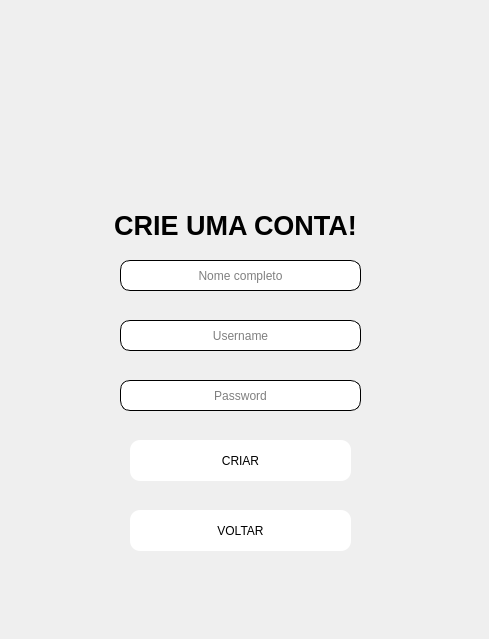
<?xml version="1.0" encoding="UTF-8"?>
<ui version="4.0">
 <class>telaCadastro</class>
 <widget class="QWidget" name="telaCadastro">
  <property name="geometry">
   <rect>
    <x>0</x>
    <y>0</y>
    <width>489</width>
    <height>639</height>
   </rect>
  </property>
  <property name="windowTitle">
   <string>Cadastro</string>
  </property>
  <widget class="QLabel" name="label">
   <property name="geometry">
    <rect>
     <x>-10</x>
     <y>0</y>
     <width>521</width>
     <height>161</height>
    </rect>
   </property>
   <property name="text">
    <string/>
   </property>
   <property name="pixmap">
    <pixmap>Logo.png</pixmap>
   </property>
  </widget>
  <widget class="QLabel" name="label_4">
   <property name="geometry">
    <rect>
     <x>110</x>
     <y>190</y>
     <width>251</width>
     <height>71</height>
    </rect>
   </property>
   <property name="font">
    <font>
     <family>MS Shell Dlg 2</family>
     <pointsize>20</pointsize>
     <weight>75</weight>
     <bold>true</bold>
    </font>
   </property>
   <property name="styleSheet">
    <string notr="true"/>
   </property>
   <property name="frameShape">
    <enum>QFrame::NoFrame</enum>
   </property>
   <property name="frameShadow">
    <enum>QFrame::Plain</enum>
   </property>
   <property name="text">
    <string>CRIE UMA CONTA!</string>
   </property>
   <property name="alignment">
    <set>Qt::AlignCenter</set>
   </property>
   <property name="textInteractionFlags">
    <set>Qt::NoTextInteraction</set>
   </property>
  </widget>
  <widget class="QLineEdit" name="inputCUsername">
   <property name="geometry">
    <rect>
     <x>120</x>
     <y>320</y>
     <width>241</width>
     <height>31</height>
    </rect>
   </property>
   <property name="font">
    <font>
     <strikeout>false</strikeout>
    </font>
   </property>
   <property name="styleSheet">
    <string notr="true">background-color: rgb(255, 255, 255);
border-radius: 10px;
border-style: outset;
border-width: 1px;
</string>
   </property>
   <property name="text">
    <string/>
   </property>
   <property name="echoMode">
    <enum>QLineEdit::Normal</enum>
   </property>
   <property name="cursorPosition">
    <number>0</number>
   </property>
   <property name="alignment">
    <set>Qt::AlignCenter</set>
   </property>
   <property name="placeholderText">
    <string>Username</string>
   </property>
  </widget>
  <widget class="QLineEdit" name="inputCPassword">
   <property name="geometry">
    <rect>
     <x>120</x>
     <y>380</y>
     <width>241</width>
     <height>31</height>
    </rect>
   </property>
   <property name="font">
    <font>
     <strikeout>false</strikeout>
    </font>
   </property>
   <property name="styleSheet">
    <string notr="true">background-color: rgb(255, 255, 255);
border-radius:10px;
border-style: outset;
border-width: 1px;
</string>
   </property>
   <property name="text">
    <string/>
   </property>
   <property name="echoMode">
    <enum>QLineEdit::Password</enum>
   </property>
   <property name="cursorPosition">
    <number>0</number>
   </property>
   <property name="alignment">
    <set>Qt::AlignCenter</set>
   </property>
   <property name="placeholderText">
    <string>Password</string>
   </property>
  </widget>
  <widget class="QPushButton" name="btnCadastro">
   <property name="geometry">
    <rect>
     <x>130</x>
     <y>440</y>
     <width>221</width>
     <height>41</height>
    </rect>
   </property>
   <property name="cursor">
    <cursorShape>PointingHandCursor</cursorShape>
   </property>
   <property name="styleSheet">
    <string notr="true">background-color: rgb(255, 255, 255);
border-radius: 10px;
border-style: outset;

</string>
   </property>
   <property name="text">
    <string>CRIAR</string>
   </property>
  </widget>
  <widget class="QLineEdit" name="inputFullname">
   <property name="geometry">
    <rect>
     <x>120</x>
     <y>260</y>
     <width>241</width>
     <height>31</height>
    </rect>
   </property>
   <property name="font">
    <font>
     <strikeout>false</strikeout>
    </font>
   </property>
   <property name="styleSheet">
    <string notr="true">background-color: rgb(255, 255, 255);
border-radius: 10px;
border-style: outset;
border-width: 1px;
</string>
   </property>
   <property name="text">
    <string/>
   </property>
   <property name="echoMode">
    <enum>QLineEdit::Normal</enum>
   </property>
   <property name="cursorPosition">
    <number>0</number>
   </property>
   <property name="alignment">
    <set>Qt::AlignCenter</set>
   </property>
   <property name="placeholderText">
    <string>Nome completo</string>
   </property>
  </widget>
  <widget class="QPushButton" name="btnVoltarLogin">
   <property name="geometry">
    <rect>
     <x>130</x>
     <y>510</y>
     <width>221</width>
     <height>41</height>
    </rect>
   </property>
   <property name="cursor">
    <cursorShape>PointingHandCursor</cursorShape>
   </property>
   <property name="styleSheet">
    <string notr="true">background-color: rgb(255, 255, 255);
border-radius: 10px;
border-style: outset;

</string>
   </property>
   <property name="text">
    <string>VOLTAR</string>
   </property>
  </widget>
 </widget>
 <resources/>
 <connections/>
</ui>
